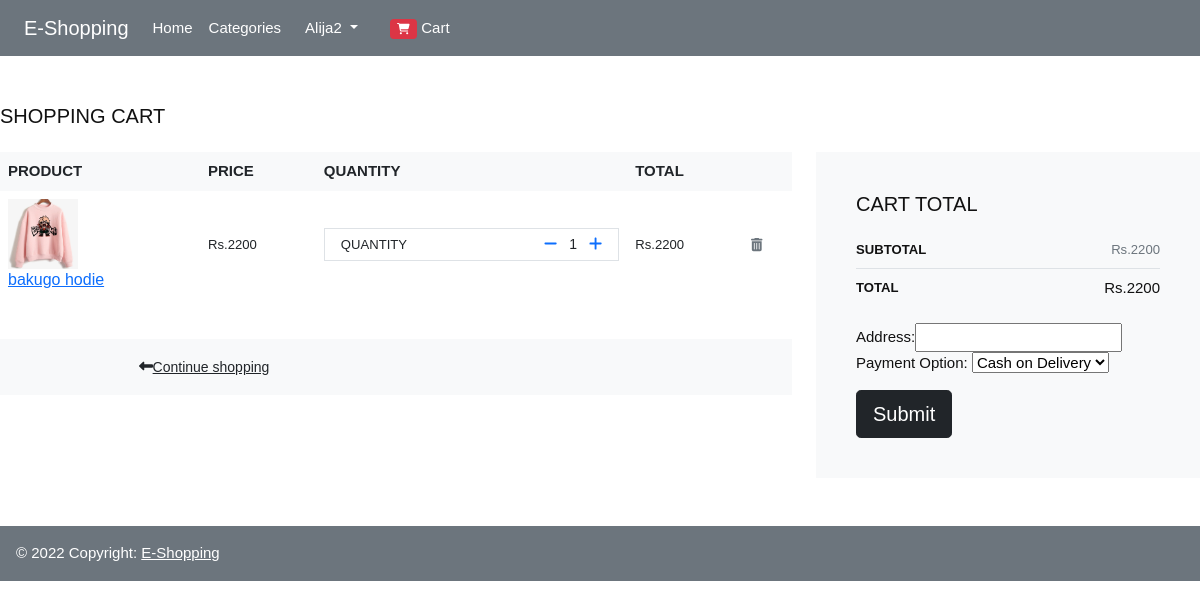
/cart/ (signed in), run on the app's committed database.
### app/models.py (models this page shows, shortened)
class Cart(models.Model):
    user = models.ForeignKey(User, verbose_name="User", on_delete=models.CASCADE)
    product = models.ForeignKey(Product, verbose_name="Product", on_delete=models.CASCADE)
    quantity = models.PositiveIntegerField(default=1, verbose_name="Quantity")
    created_at = models.DateTimeField(auto_now_add=True, verbose_name="Created Date")
    @property
    def total_price(self):
        return self.quantity * self.product.price

class Product(models.Model):
    title = models.CharField(max_length=50)
    description = models.CharField(max_length=200)
    category = models.ForeignKey(Category, related_name="products", on_delete=models.CASCADE, null=True)
    product_image = models.ImageField(upload_to='product', blank=True, null=True, verbose_name="Product Image")
    price = models.IntegerField()
    created_at = models.DateTimeField(auto_now_add=True, verbose_name="Created Date")

### app/views.py (the view)
# urls.py: path('cart/', views.cart, name="cart"),
@login_required
def cart(request):
    user = request.user
    cart_products = Cart.objects.filter(user=user)
    amount = decimal.Decimal(0)
    cp = [p for p in Cart.objects.all() if p.user==user]
    if cp:
        for p in cp:
            temp_amount = (p.quantity * p.product.price)
            amount += temp_amount
    context = {
        'cart_products': cart_products,
        'amount': amount,
        'total_amount': amount ,
       }
    return render(request, 'app/cart.html', context)

### app/templates/app/cart.html (shortened to what this page needs)
{% extends './base.html' %}
{% load static %}
{% block content %}
{% if cart_products %}
        <section class="py-5">
          <h2 class="h5 text-uppercase mb-4">Shopping cart</h2>
          <div class="row">
            <div class="col-lg-8 mb-4 mb-lg-0">
              <div class="table-responsive mb-4">
                <table class="table">
                  <thead class="bg-light">
                    <tr>
                      <th class="border-0" scope="col"> <strong class="text-small text-uppercase">Product</strong></th>
                      <th class="border-0" scope="col"> <strong class="text-small text-uppercase">Price</strong></th>
                      <th class="border-0" scope="col"> <strong class="text-small text-uppercase">Quantity</strong></th>
                      <th class="border-0" scope="col"> <strong class="text-small text-uppercase">Total</strong></th>
                      <th class="border-0" scope="col"> </th>
                    </tr>
                  </thead>
                  <tbody>
                    {% for cart_product in cart_products %}
                    <tr>
                      <th class="pl-0 border-0" scope="row">
                        <div class="media align-items-center">
                          {% if cart_product.product.product_image %}
                            <a class="reset-anchor d-block animsition-link" href=""><img src="{{cart_product.product.product_image.url}}" alt="{{cart_product.product.title}}" width="70"/></a>
                          {% else %}
                            <a class="reset-anchor d-block animsition-link" href=""><img src="" alt="{{cart_product.product.title}}" width="70"/></a>
                          {% endif %}
                          <div class="media-body ml-3"><strong class="h6"><a class="reset-anchor animsition-link" href="">{{cart_product.product.title}}</a></strong></div>
                        </div>
                      </th>
                      <td class="align-middle border-0">
                        <p class="mb-0 small">Rs.{{cart_product.product.price}}</p>
                      </td>
                      <td class="align-middle border-0">
                        <div class="border d-flex align-items-center justify-content-between px-3"><span class="small text-uppercase text-gray headings-font-family">Quantity</span>
                          <div class="quantity">
                            <a href="{% url 'minus-cart' cart_product.id %}" class="dec-btn p-0 ml-2"><i class="fas fa-minus"></i></a>
                            <input class="form-control form-control-sm border-0 shadow-0 p-0" type="text" value="{{cart_product.quantity}}"/>
                            <a href="{% url 'plus-cart' cart_product.id %}" class="inc-btn p-0"><i class="fas fa-plus"></i></a>
                          </div>
                        </div>
                      </td>
                      <td class="align-middle border-0">
                        <p class="mb-0 small">Rs.{{cart_product.total_price}}</p>
                      </td>
                      <td class="align-middle border-0"><a class="reset-anchor" href="{% url 'remove-cart' cart_product.id %}"><i class="fas fa-trash-alt small text-muted"></i></a></td>
                    </tr>
                    {% endfor %}
                  </tbody>
                </table>
              </div>
              <div class="bg-light px-4 py-3">
                <div class="row align-items-center text-center">
                  <div class="col-md-6 mb-3 mb-md-0 text-md-left"><a class="btn btn-link p-0 text-dark btn-sm" href="{% url 'index' %}"><i class="fas fa-long-arrow-alt-left mr-2"> </i>Continue shopping</a></div>
                </div>
              </div>
            </div>
            <div class="col-lg-4">
              <div class="card border-0 rounded-0 p-lg-4 bg-light">
                <div class="card-body">
                  <h5 class="text-uppercase mb-4">Cart total</h5>
                  <ul class="list-unstyled mb-0">
                    <li class="d-flex align-items-center justify-content-between"><strong class="text-uppercase small font-weight-bold">Subtotal</strong><span class="text-muted small">Rs.{{amount}}</span></li>
                    <li class="border-bottom my-2"></li>
                    <li class="d-flex align-items-center justify-content-between mb-4"><strong class="text-uppercase small font-weight-bold">Total</strong><span>Rs.{{total_amount}}</span></li>
                    <li>
                      <form method="" action="{% url 'checkout' %}">
                        <div class="mb-3">
                          <label for="address">Address:</label><input type="text" id="address" name="address" required><br>
                          <label for="payment">Payment Option:</label>
                          <select id="payment" name="payment">
                            <option value="Cash on Delivery">Cash on Delivery</option>
                          </select>
                          </div>
                        <div class="form-group">
                          <button type="submit" class="btn btn-dark btn-lg btn-outline-dark text-white" type="submit">Submit</button>
                        </div>
                    </form>
                    </li>
                  </ul>
                </div>
              </div>
            </div>
          </div>
        </section>
        {% else %}
          <div class="text-center py-5">
            <h3 class="mb-3">Your cart is empty.</h3>
            <a href="{% url 'index' %}"><i class="fas fa-long-arrow-alt-left mr-2"> </i>Continue shopping</a>
          </div>
        {% endif %}
{% endblock content %}

### app/templates/app/base.html (shortened to what this page needs)
<!doctype html>
{% load static %}
<html lang="en">
  <head>
    <link href="https://cdn.jsdelivr.net/npm/bootstrap@5.2.2/dist/css/bootstrap.min.css" rel="stylesheet">
    <link rel="stylesheet" href=
    "https://stackpath.bootstrapcdn.com/bootstrap/5.0.0-alpha1/css/bootstrap.min.css"
            integrity=
    "sha384-r4NyP46KrjDleawBgD5tp8Y7UzmLA05oM1iAEQ17CSuDqnUK2+k9luXQOfXJCJ4I"
>
    <link rel="stylesheet" href="{% static 'app/css/style.css' %}">
    <link rel="stylesheet" href="{% static 'app/css/style.default.css' %}" id="theme-stylesheet">
  </head>
  <body>
    <nav class="navbar navbar-expand-lg bg-secondary">
        <div class="container-fluid">
          <a class="navbar-brand text-white" href="{% url 'index' %}">E-Shopping</a>
          <div class="collapse navbar-collapse" id="navbarNavDropdown">
            <ul class="navbar-nav">
              <li class="nav-item">
                <a class="nav-link active text-white" aria-current="page" href="{% url 'index' %}">Home</a>
              </li>
              <li class="nav-item">
                <a class="nav-link text-white" href="{% url 'caty' %}">Categories</a>
              </li>
              {% if request.user.is_authenticated %}
                    <li class="nav-item dropdown mx-2">
                      <a class="nav-link dropdown-toggle text-white" href="#" id="profileDropdown" role="button" data-bs-toggle="dropdown" aria-expanded="false">
                        {{request.user.username|capfirst}}
                      </a>
                    </li>
                    <li class="nav-item mx-2">
                    <a href="{% url 'cart' %}" class="nav-link text-white"><span class="badge bg-danger"><i class="fa fa-shopping-cart"></i></span> Cart </a>
                    </li>
                  {% else %}
                    <li class="nav-item mx-2">
                      <a href="{% url 'login' %}" class="nav-link text-white">Login</a>
                      </li>
                {% endif %}
            </ul>
          </div>
        </div>
      </nav>
      {% block content %} {% endblock content %}
  </body>
  <footer class="bg-light text-center text-lg-start">
    <div class="text-white center p-3" style="background-color: #6c757d">
      © 2022 Copyright:
      <a class="text-white" href="">E-Shopping</a>
    </div>
  </footer>
</html>

### app/static/app/css/style.default.css (style rules this page uses)
.quantity { display: -ms-flexbox; display: flex; -ms-flex-align: center; align-items: center; font-family: inherit; }
.quantity input { width: 2rem; text-align: center; }
body { font-family: "Libre Franklin", sans-serif; font-size: 15px; font-weight: 400; line-height: 1.5; color: #111111; background-color: #fff; }

### data on the page
Cart: product.product_image (picture), product "bakugo hodie", product.price "2200", quantity "1", total_price "2200"

### other printed values
{{ request.user.username|capfirst }} "Alija2"
{{ amount }} "2200"
{{ total_amount }} "2200"
